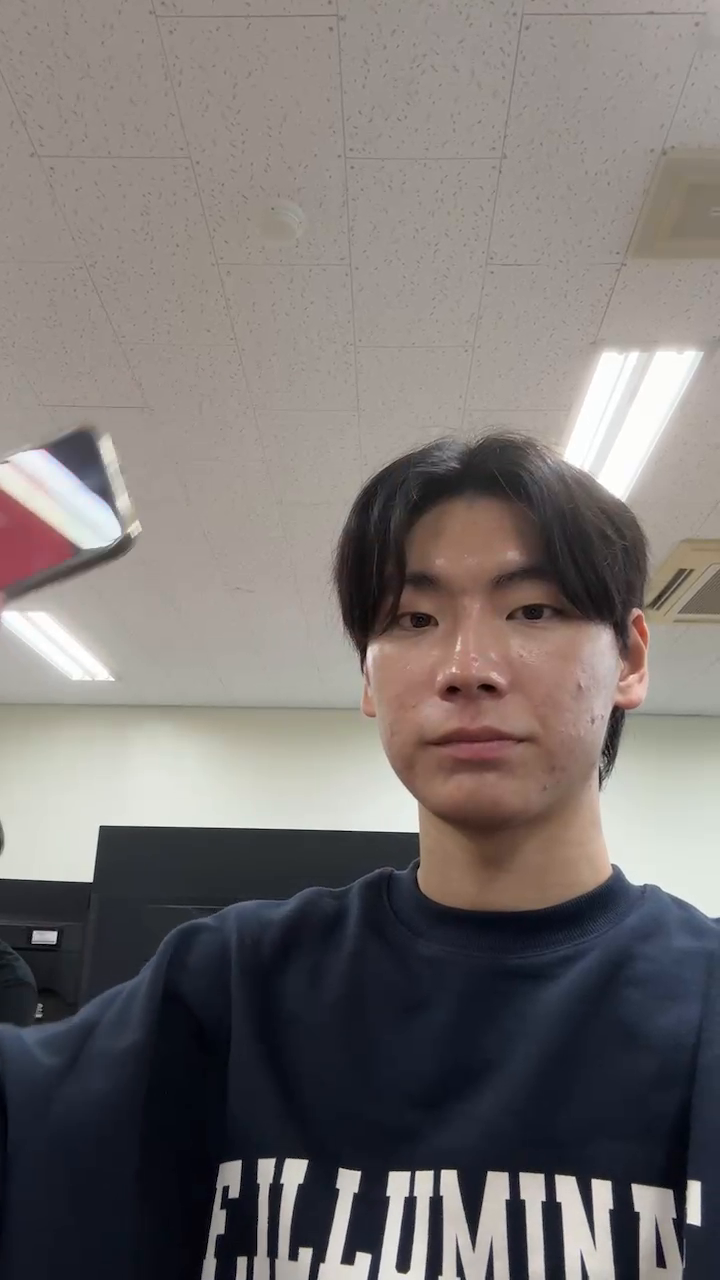
#> input picture frame 10 of Homework2/tracking2.avi, 720 x 1280 px
$ jupyter execute Chapter141.ipynb
#> lines starting #> are read from the running program, lines starting #| are printed output that depends on the picture; after the words box and inside, x2 and y2 are one past the last pixel; in counts of white or black regions, pixels touching at a corner belong together
<h1>Chapter 1.4.1 Changing Colorspaces</h1>

[cell 1]
import cv2
import numpy as np

[cell 2]
def nothing(x):
  pass

[cell 3]
cv2.namedWindow('image')
cv2.createTrackbar('min','image', 0, 360, nothing)
#> slider 'min' is set to 72
cv2.createTrackbar('max','image', 0, 360, nothing)
#> slider 'max' is set to 360

[cell 4]
cap = cv2.VideoCapture('tracking2.avi')

hue_min = 40
hue_max = 80

while(cap.isOpened()):
    ret, frame = cap.read()
#> frame is the input picture: shape (1280, 720, 3); mean B, G, R 113.3, 114.8, 120.5
    if ret == False:
        break
    hsv = cv2.cvtColor(frame, cv2.COLOR_RGB2HSV)
#> hsv: shape (1280, 720, 3); mean H, S, V 78.1, 50.9, 125.3

    hue_min = cv2.getTrackbarPos('min','image')
    hue_max = cv2.getTrackbarPos('max','image')

    lower_blue = np.array([hue_min,50,50])
    upper_blue = np.array([hue_max,255,255])

    mask = cv2.inRange(hsv, lower_blue, upper_blue)
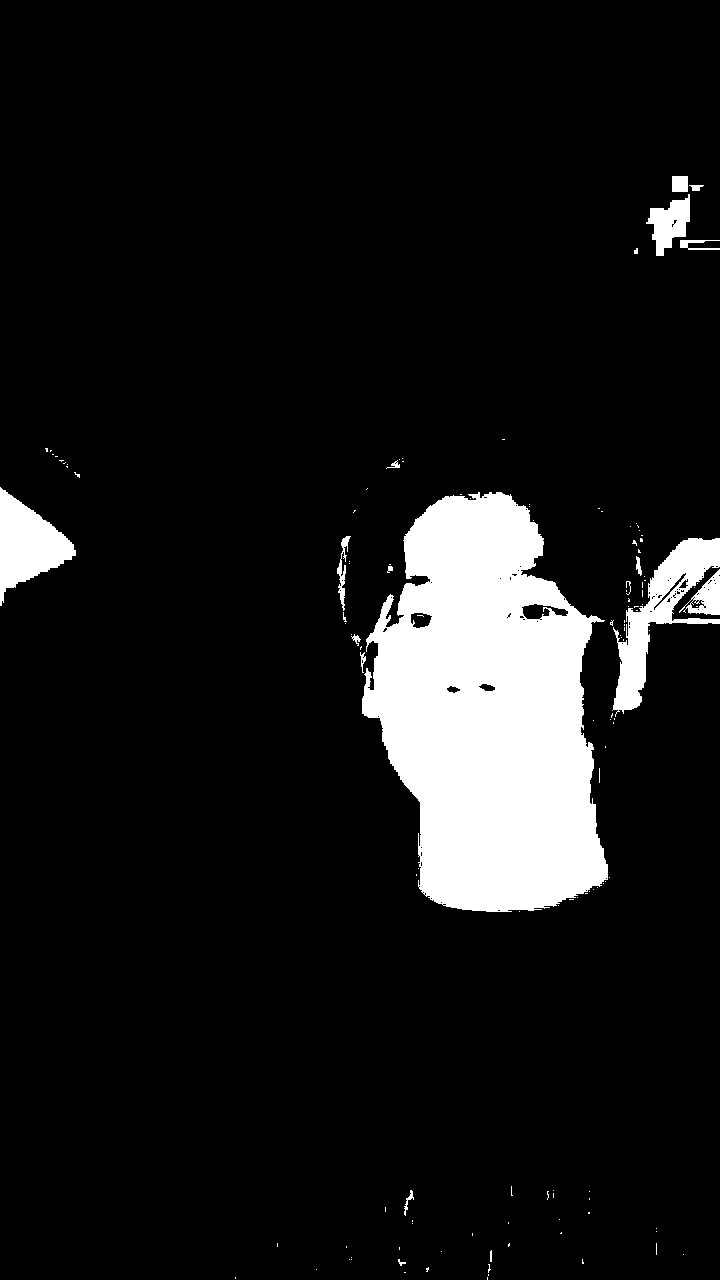
#> mask: shape (1280, 720); 9.4% white; 132 white regions (113 under 20 px), largest, box (x1, y1, x2, y2) and area: (362, 492, 608, 912) 72158, (612, 538, 720, 717) 6053, (0, 487, 76, 606) 4572

    res = cv2.bitwise_and(frame,frame, mask= mask)
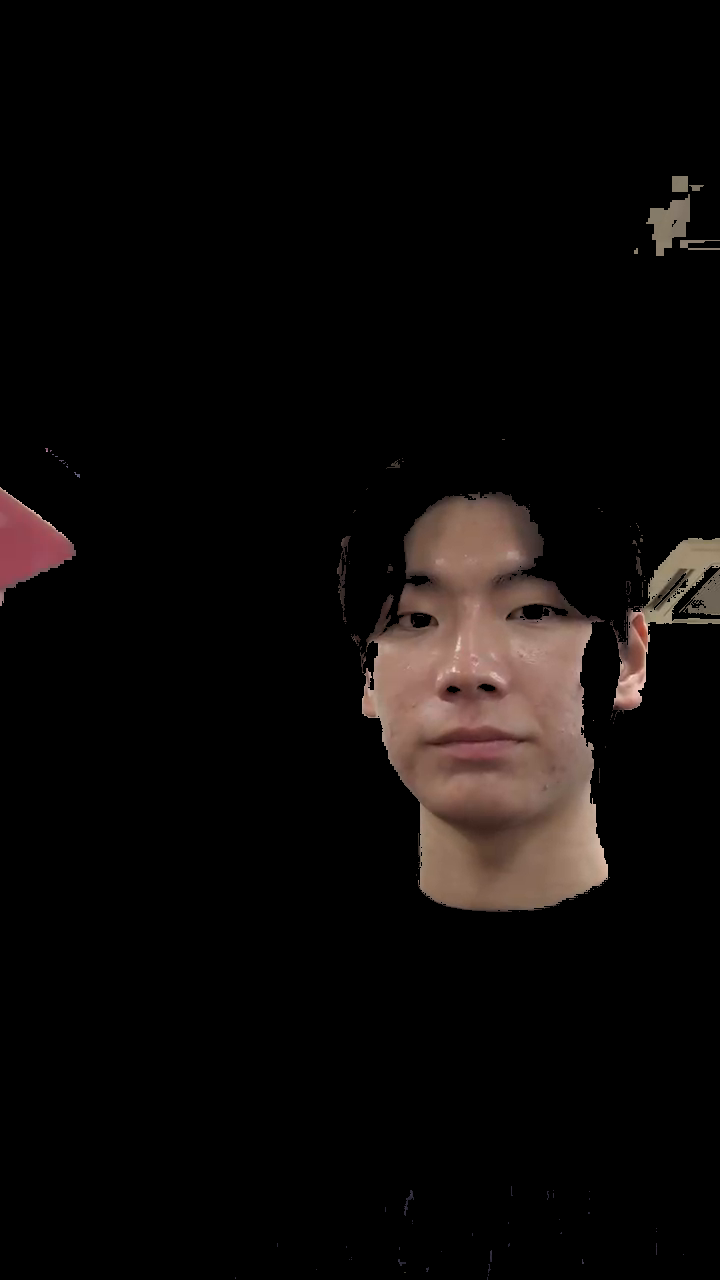
#> res: shape (1280, 720, 3); mean B, G, R 8.5, 9.6, 12.8


    cv2.imshow('frame',frame)
    cv2.imshow('mask',mask)
    cv2.imshow('image',res)
    k = cv2.waitKey(50) & 0xFF
#> (key Esc is pressed here)
    if k == 27:
        break


cap.release()
cv2.destroyAllWindows()

[cell 5]
cv2.destroyAllWindows()

cv2.waitKey(1)

$ run again, starting later in the video
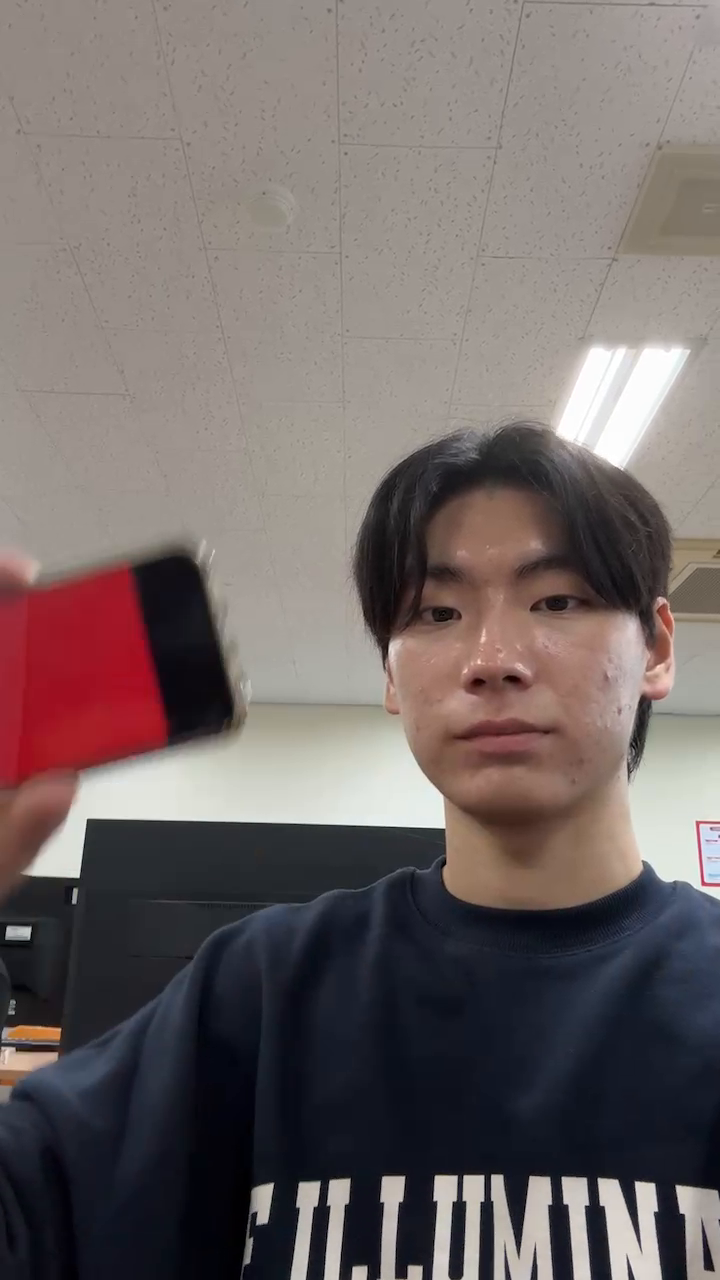
#> input picture frame 48 of Homework2/tracking2.avi, 720 x 1280 px
#> frame is the input picture: shape (1280, 720, 3); mean B, G, R 102, 103, 113.3
#> hsv: shape (1280, 720, 3); mean H, S, V 81.7, 59.6, 117.6
#> `mask = cv2.inRange(hsv, lower_blue, upper_blue)`:
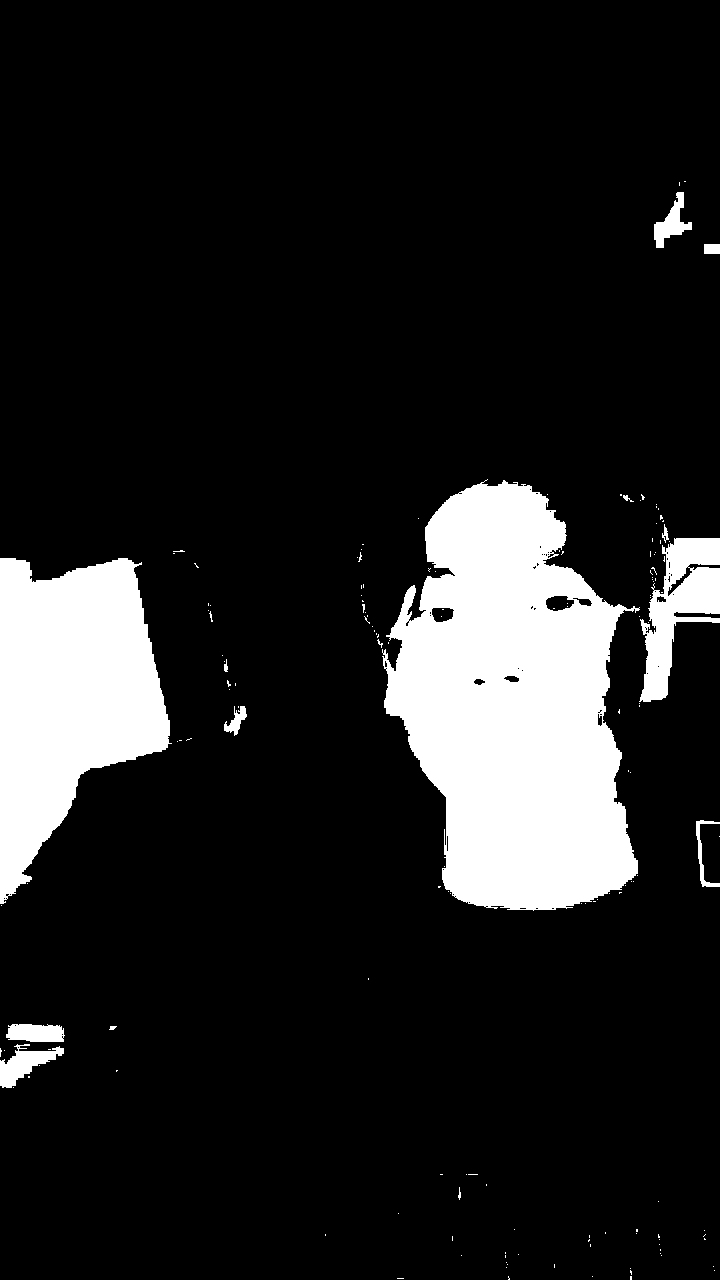
#> mask: shape (1280, 720); 13.4% white; 158 white regions (144 under 20 px), largest, box (x1, y1, x2, y2) and area: (382, 479, 640, 911) 74789, (0, 558, 172, 904) 37275, (639, 538, 720, 702) 6574
#> `res = cv2.bitwise_and(frame,frame, mask= mask)`:
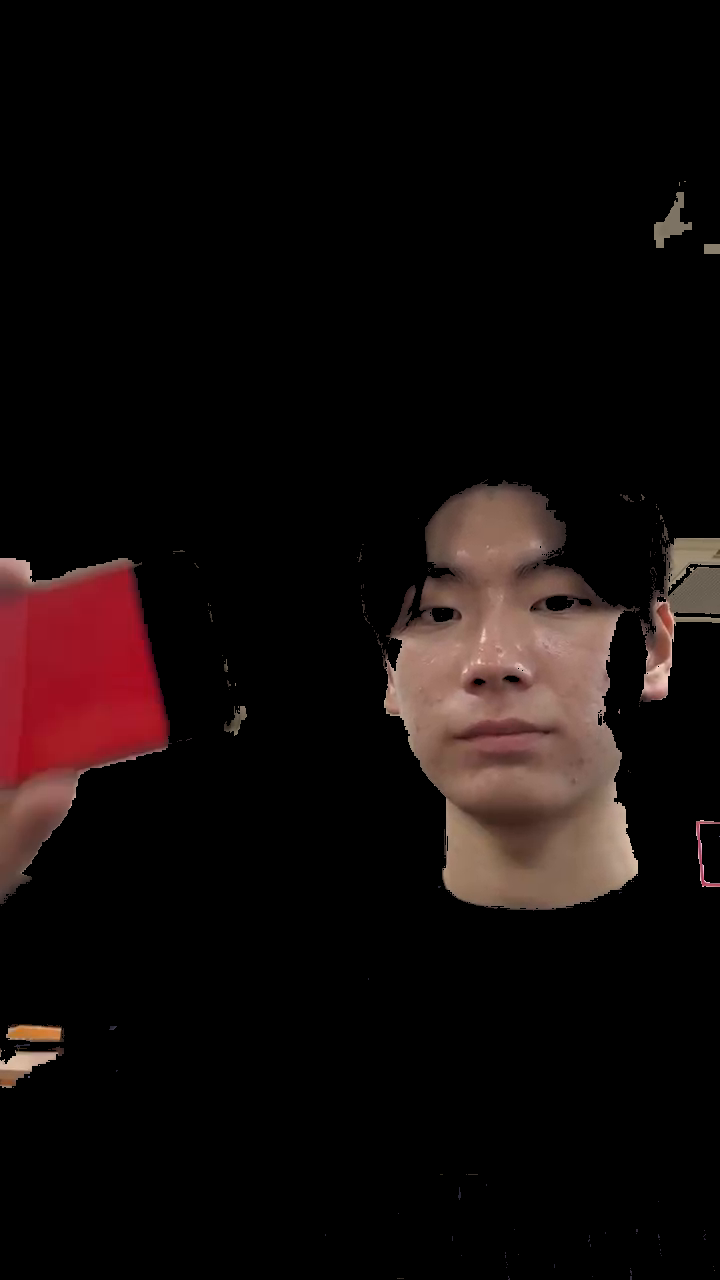
#> res: shape (1280, 720, 3); mean B, G, R 10.2, 11.1, 18.5

$ run again, starting later in the video
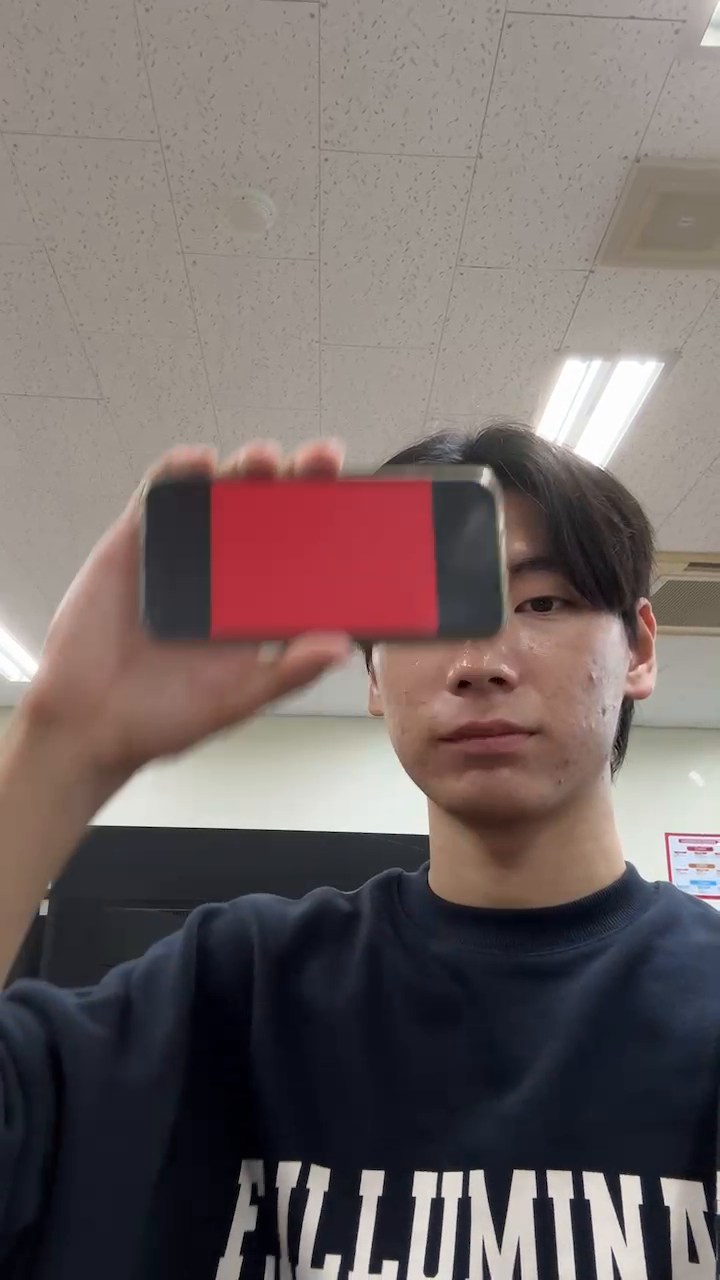
#> input picture frame 85 of Homework2/tracking2.avi, 720 x 1280 px
#> frame is the input picture: shape (1280, 720, 3); mean B, G, R 102.4, 103.6, 115.7
#> hsv: shape (1280, 720, 3); mean H, S, V 80.3, 62.2, 120
#> `mask = cv2.inRange(hsv, lower_blue, upper_blue)`:
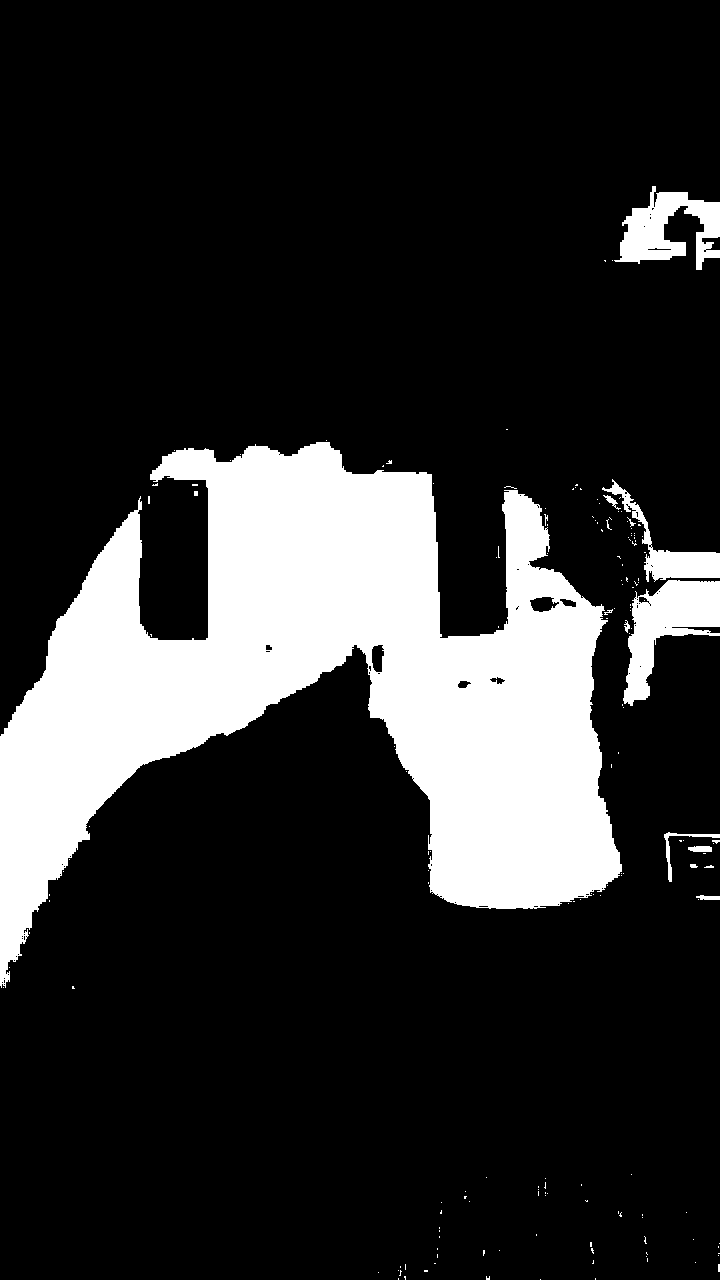
#> mask: shape (1280, 720); 18.4% white; 173 white regions (157 under 20 px), largest, box (x1, y1, x2, y2) and area: (0, 442, 622, 988) 155227, (623, 580, 720, 706) 5746, (614, 186, 720, 270) 4477
#> `res = cv2.bitwise_and(frame,frame, mask= mask)`:
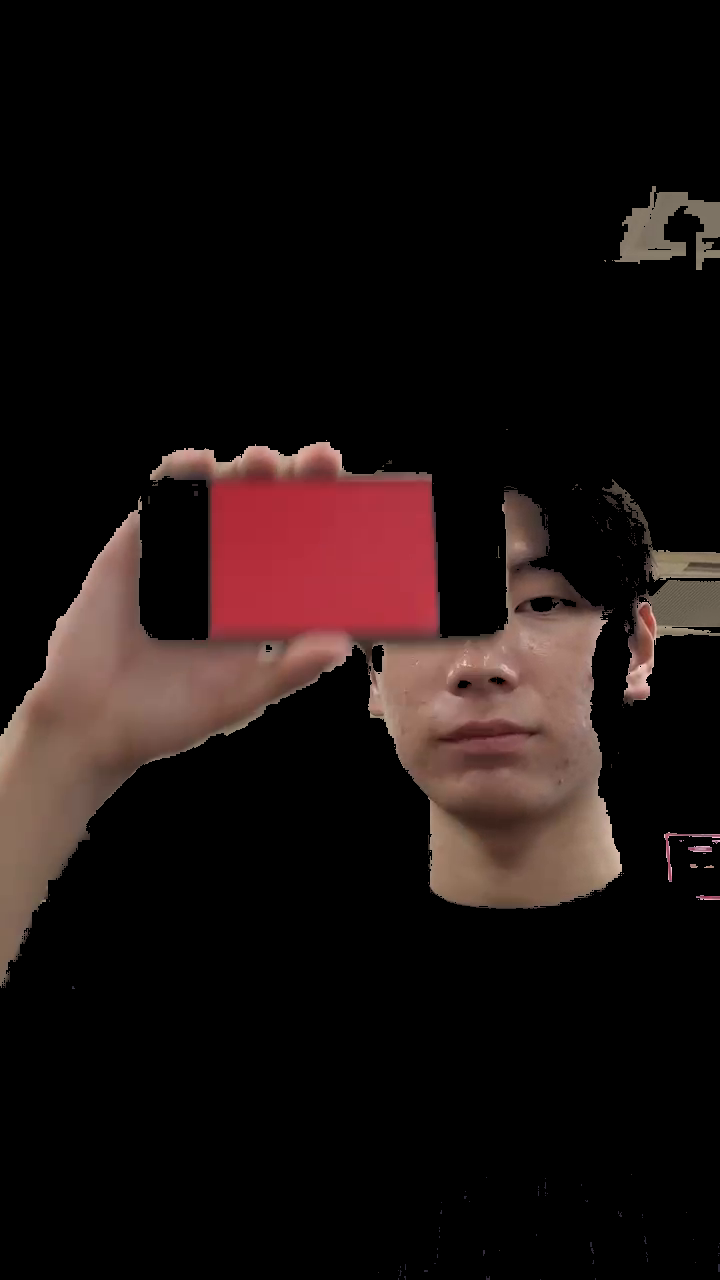
#> res: shape (1280, 720, 3); mean B, G, R 15.3, 16.5, 25.9
